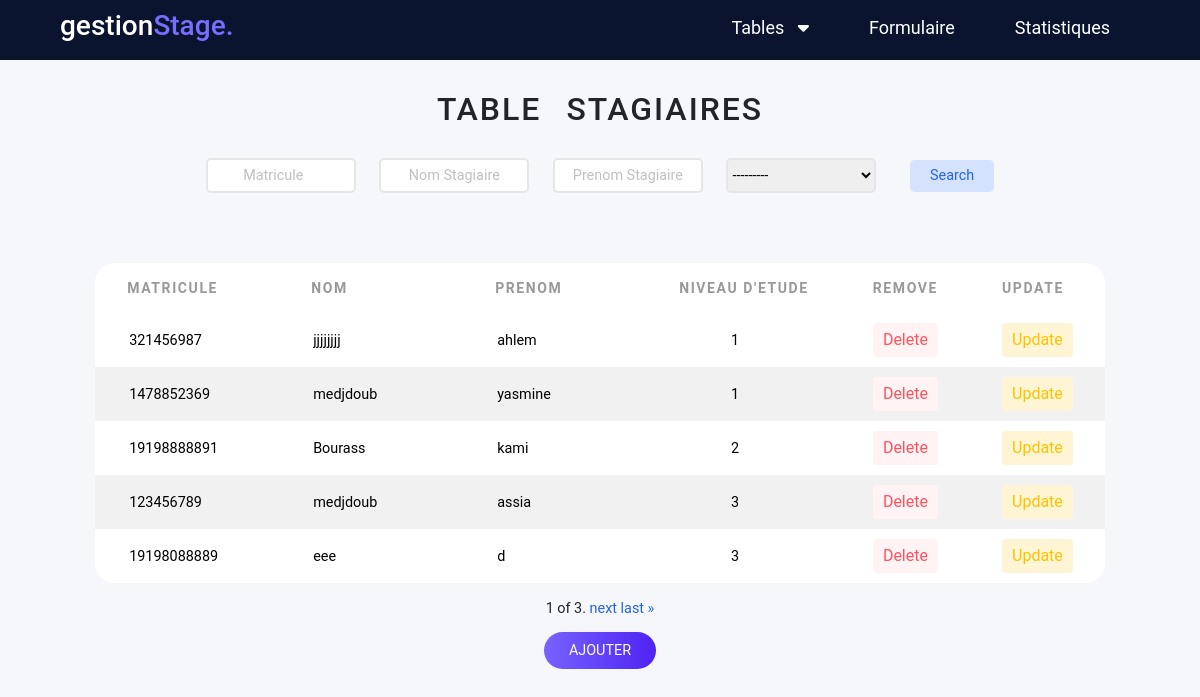
The page /stagiaire/ on the database as committed earlier.
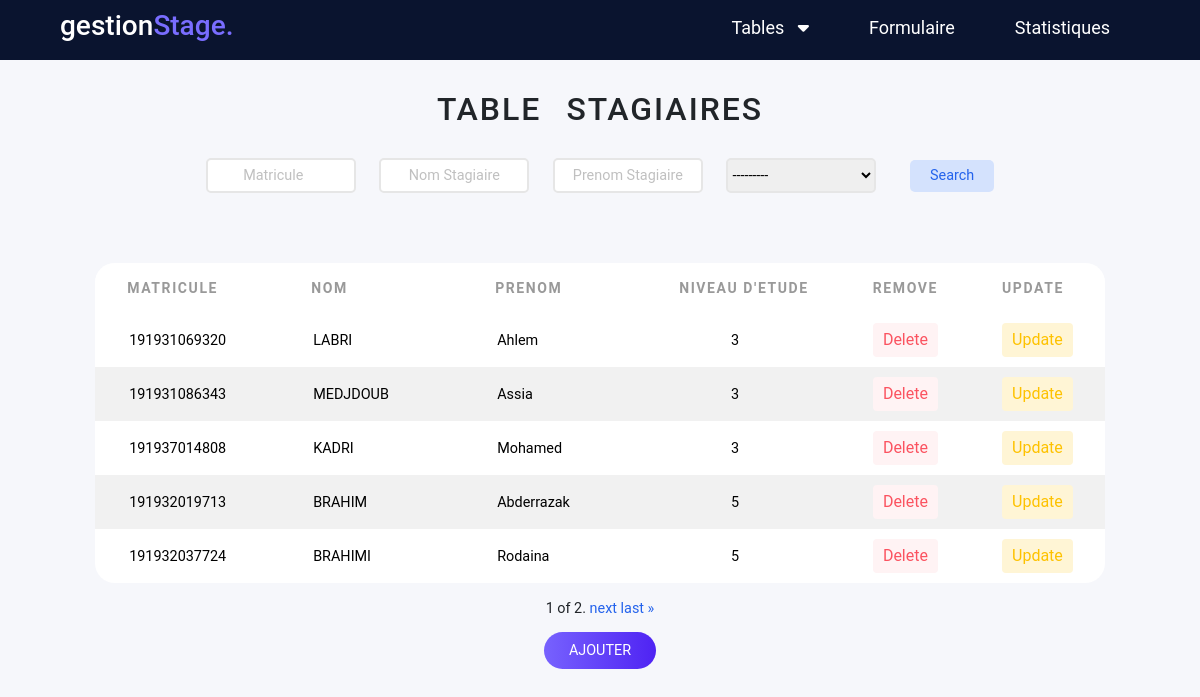
The same page on the database as committed later.
### AppGestion/models.py (models this page shows, shortened)
class Stagiaire (models.Model):
    matricule= models.IntegerField(primary_key=True)
    NomStagiaire=models.CharField(max_length=15)
    PrenomStagiaire=models.CharField(max_length=30)
    NivEtude=models.IntegerField(choices=NIV_ETUDE)
    class Meta:
        ordering = ['NivEtude']

### AppGestion/views.py (the view)
# urls.py: path('stagiaire/',views.stagiaire,name='stagiaire'),
def stagiaire (request):
    stagiaires=Stagiaire.objects.all()
    myFilter1 =StagaireFilter(request.GET, queryset=stagiaires)
    stagiaires=myFilter1.qs
    paginator= Paginator(stagiaires,5)
    page_number=request.GET.get('page')
    stagiaires=paginator.get_page(page_number)
    if request.method=="POST":
        formStagiaire =StagiaireForm(data=request.POST)
        if formStagiaire.is_valid():
            formStagiaire.save()
            return redirect("stagiaire")
    else:
        formStagiaire=StagiaireForm
    return render(request,'stagiaire.html',{'stagiaire':stagiaires,'myFilter1':myFilter1,'formStagiaire':formStagiaire})

### AppGestion/templates/stagiaire.html (shortened to what this page needs)
<!DOCTYPE html>
<html lang="en">
<head>
    <link href="https://cdn.jsdelivr.net/npm/bootstrap@5.1.3/dist/css/bootstrap.min.css" rel="stylesheet">
    <link rel="stylesheet" href="https://cdnjs.cloudflare.com/ajax/libs/font-awesome/6.0.0-beta3/css/all.min.css"
    />
    <link rel="stylesheet" href="/static/style.css">
</head>
<body>
    <header>
        <div class="menu_bar">
            <h1 class="logo">gestion<span>Stage.</span></h1>
            <ul>
                <li ><a  href="" style="padding-left: 55px;">Tables &nbsp; <i class="fas fa-caret-down"></i></a>
                </li>
                <li><a href="{% url 'formulaireStage'%}">Formulaire</a></li>
                <li><a href="{% url 'Statistiques'%}">Statistiques</a> </li>
            </ul>
        </div>
    </header>
    <div class="contenue">
        <h2>table stagiaires</h2>
        <div class="filtrage">
            <form action="" methode="get">
                {{myFilter1.form}}
                <button class="button" type="submit"> Search </button>
            </form>
        </div>
        <table>
            <thead>
                <tr>
                    <th>Matricule</th>
                    <th>Nom </th>
                    <th>Prenom </th>
                    <th>Niveau d'etude</th>
                    <th>Remove</th>
                    <th>Update</th>
                </tr>
            </thead>
            {% for p in stagiaire %}
            <tr>
                <form method="POST" action="/Update_Stagiaire/{{p.matricule}}/">
                    <td><input class="table_input" type="text" name="matricule" value={{p.matricule}} readonly> </td>
                    <td><input class="table_input" type="text" name="NomStagiaire" value={{p.NomStagiaire}}></td>
                    <td><input class="table_input" type="text" name="PrenomStagiaire" value={{p.PrenomStagiaire}}></td>
                    <td><input class="table_input" style="width:30px;" type="" name="NivEtude" value={{p.NivEtude}}></td>
                    <td> <a href="{% url 'delete_Stagaire' p.matricule %}" class="btn delete"> Delete </a> </td>
                    <td> <input type="submit" value="Update" class="btn update"> </td>
                </form>
            </tr>
            {% endfor %}
        </table>
        <div class="pagination">
            <span class="step-links">
            <span class="current">
                 {{ stagiaire.number }} of {{ stagiaire.paginator.num_pages }}.
            </span> {% if stagiaire.has_next %}
            <a href="?page={{ stagiaire.next_page_number }}" class="control">next</a>
            <a href="?page={{ stagiaire.paginator.num_pages }}" class="control">last &raquo;</a> {% endif %}
            </span>
        </div>
        <div class="wrapper">
            <a href="#ajout-stagiaire">Ajouter</a>
        </div>
    </div>
</body>
</html>

Rows that differ between the two databases and show on the page:
removed Stagiaire: matricule "321456987", NomStagiaire "jjjjjjjj", PrenomStagiaire "ahlem", NivEtude "1"
removed Stagiaire: matricule "1478852369", NomStagiaire "medjdoub", PrenomStagiaire "yasmine", NivEtude "1"
removed Stagiaire: matricule "19198888891", NomStagiaire "Bourass", PrenomStagiaire "kami", NivEtude "2"
removed Stagiaire: matricule "123456789", NomStagiaire "medjdoub", PrenomStagiaire "assia", NivEtude "3"
removed Stagiaire: matricule "19198088889", NomStagiaire "eee", PrenomStagiaire "d", NivEtude "3"
added Stagiaire: matricule "191931069320", NomStagiaire "LABRI", PrenomStagiaire "Ahlem", NivEtude "3"
added Stagiaire: matricule "191931086343", NomStagiaire "MEDJDOUB", PrenomStagiaire "Assia", NivEtude "3"
added Stagiaire: matricule "191937014808", NomStagiaire "KADRI", NivEtude "3"
added Stagiaire: matricule "191932019713", NomStagiaire "BRAHIM", PrenomStagiaire "Abderrazak", NivEtude "5"
added Stagiaire: matricule "191932037724", NomStagiaire "BRAHIMI", PrenomStagiaire "Rodaina", NivEtude "5"
Other text that changed with them:
{{ stagiaire.paginator.num_pages }}: "3" → "2"
